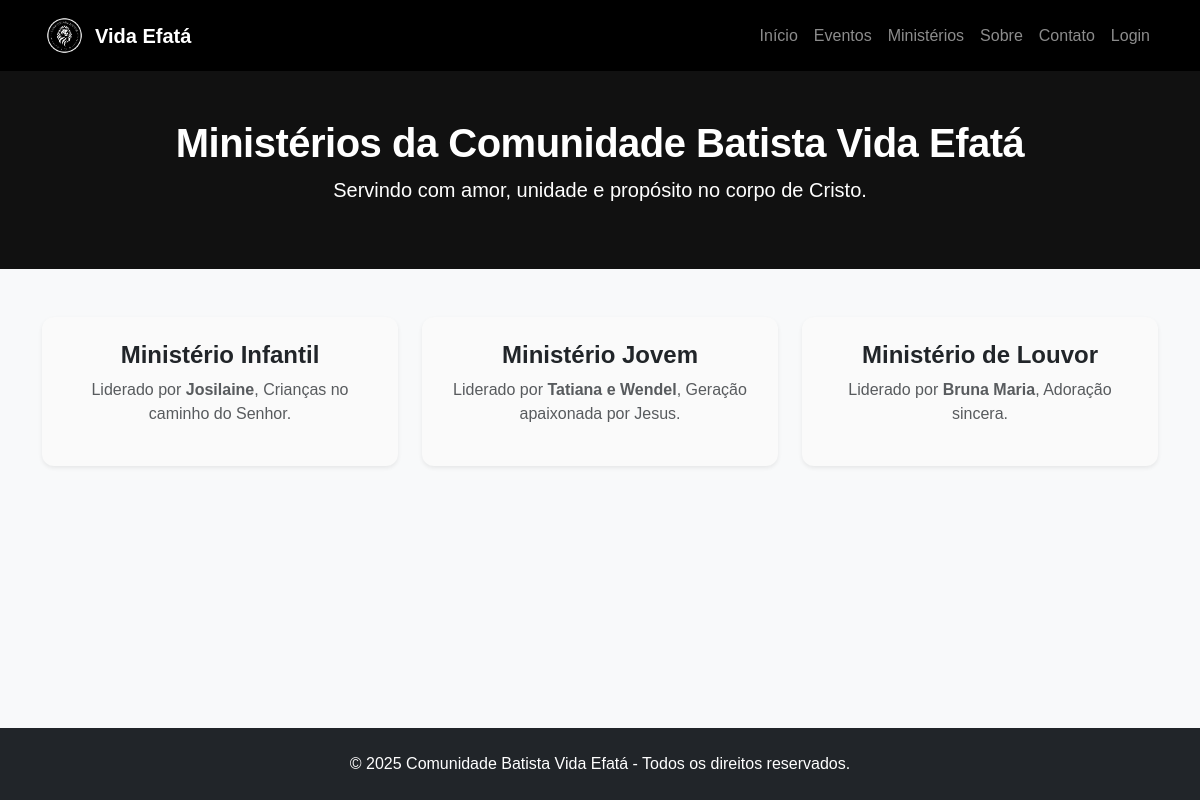
The page /ministerios on the database its author committed.
### app.py (models this page shows, shortened)
class Ministerio(db.Model):
    __tablename__ = 'ministerio'
    id = db.Column(db.Integer, primary_key=True)
    nome = db.Column(db.String(100), nullable=False)
    lider = db.Column(db.String(100), nullable=False)
    descricao = db.Column(db.Text, nullable=False)

### app.py (the view)
@app.route('/ministerios')
def ministerios():
    ministerios = Ministerio.query.order_by(Ministerio.nome).all()
    return render_template('public/ministerios.html', ministerios=ministerios)

### app.py (called while the page is built)
@app.context_processor
def inject_year():
    return {'current_year': datetime.now().year}

### templates/public/ministerios.html (shortened to what this page needs)
{% extends "base.html" %}
{% block content %}
<section class="text-center py-5" style="background-color: #111; color: white;">
    <div class="container">
        <h1 class="fw-bold">Ministérios da Comunidade Batista Vida Efatá</h1>
        <p class="lead">Servindo com amor, unidade e propósito no corpo de Cristo.</p>
    </div>
</section>
<section class="py-5 bg-light">
    <div class="container">
        <div class="row g-4 justify-content-center">
            {% for m in ministerios %}
            <div class="col-md-4">
                <div class="card border-0 shadow-sm text-center p-4 h-100">
                    <h4 class="fw-bold text-dark">{{ m.nome }}</h4>
                    <p class="text-muted">Liderado por <strong>{{ m.lider }}</strong>, {{ m.descricao }}</p>
                </div>
            </div>
            {% else %}
            <div class="col-12 text-center">
                <p class="text-muted">Nenhum ministério cadastrado.</p>
            </div>
            {% endfor %}
        </div>
    </div>
</section>
{% endblock %}

### static/css/style.css (style rules this page uses)
html, body { height: 100%; margin: 0; background-color: #fff; color: #111; font-family: 'Poppins', sans-serif; }
h1 { line-height: 1.2; letter-spacing: -0.5px; }
.card { border-radius: 12px; background-color: #fafafa; }

### rows shown on the page
Ministerio: nome "Ministério Infantil", lider "Josilaine", descricao "Crianças no caminho do Senhor."
Ministerio: nome "Ministério Jovem", lider "Tatiana e Wendel", descricao "Geração apaixonada por Jesus."
Ministerio: nome "Ministério de Louvor", lider "Bruna Maria", descricao "Adoração sincera."
